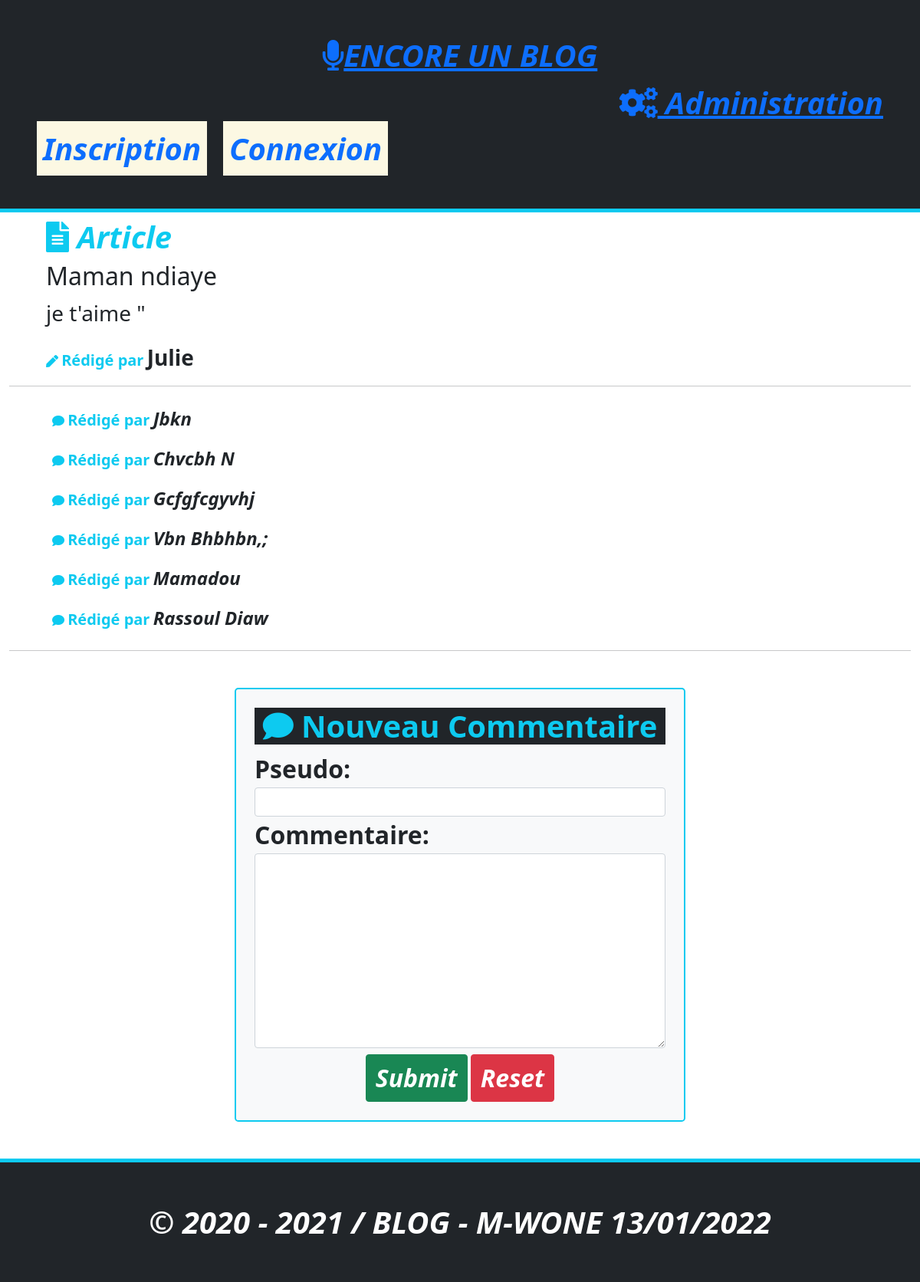
The app's page /?action=getArt&id=3 with its own data.
### tables this page shows
CREATE TABLE IF NOT EXISTS `article` (
  `id` int NOT NULL AUTO_INCREMENT,
  `titre` varchar(30) NOT NULL,
  `contenu` text NOT NULL,
  `date_creation` datetime DEFAULT NULL,
  `auteur` int NOT NULL,
  `categorie` varchar(20) NOT NULL,
  PRIMARY KEY (`id`),
  KEY `auteur` (`auteur`),
  KEY `categorie` (`categorie`)
);

CREATE TABLE IF NOT EXISTS `auteur` (
  `id` int NOT NULL AUTO_INCREMENT,
  `prenom` varchar(20) NOT NULL,
  `nom` varchar(20) NOT NULL,
  `login` varchar(15) NOT NULL,
  `mdp` varchar(60) NOT NULL,
  PRIMARY KEY (`id`)
);

CREATE TABLE IF NOT EXISTS `commentaire` (
  `id` int NOT NULL AUTO_INCREMENT,
  `pseudo` varchar(20) NOT NULL,
  `contenu` text NOT NULL,
  `date_creation` datetime DEFAULT NULL,
  `article` int NOT NULL,
  PRIMARY KEY (`id`),
  KEY `article` (`article`)
);

### index.php (called while the page is built, shortened)
<?php
include "classes/Article.php";
include "classes/Auteur.php";
include('classes/Commentaire.php');
include "modele/ModeleGenerique.php";
include "modele/ModeleArticle.php";
include "modele/ModeleAuteur.php";
include "controleur/Ctl_article.php";
$ctl_article = new Ctl_article();
$ctl_article->Url_article();

### modele/ModeleGenerique.php (called while the page is built, shortened)
<?php
    class ModeleGenerique{
        protected $pdo;
        public function __construct()
        {
            $this->pdo = new PDO("mysql:host=localhost;dbname=blog_b2", "root", "", [
                PDO::ATTR_ERRMODE => PDO::ERRMODE_EXCEPTION,
                PDO::ATTR_DEFAULT_FETCH_MODE => PDO::FETCH_ASSOC
            ]);
            $this->pdo->exec("SET NAMES utf8");
        }
        public function getOne($table, $value){
            $stmt = $this->pdo->prepare("SELECT * FROM " .$table . " WHERE id = ? ");
            $stmt->execute([$value]);
            return $stmt->fetch();
        }
    }

### modele/ModeleArticle.php (called while the page is built, shortened)
<?php
class ModeleArticle extends ModeleGenerique{
    public function getArticle($id){
        $res = $this->getOne("article" ,$id);
        extract($res);
        return new Article($id, $titre, $contenu, $auteur, $categorie);
    }
    public function getCommentaire($id){
      $stmt = $this->pdo->prepare("SELECT * FROM commentaire c, article a WHERE c.article = a.id AND c.article = ?");
      $stmt->execute([$_GET['id'] ]);
      $resultat = $stmt->fetchAll();
      $commentaires = [];
      foreach($resultat as $key => $value){
            extract($value);
             $commentaire = new Commentaire($id, $pseudo, $contenus, $article);
             $commentaires[] = $commentaire;
      }
        return $commentaires;
    }
}

### classes/Article.php (called while the page is built, shortened)
<?php
class Article{
    private $titre;
    private $contenu;
    private $auteur;
    public function setTitre($titre){$this->titre = $titre;}
    public function getTitre(){return $this->titre;}
    public function setContenu($contenu){$this->contenu = $contenu;}
    public function getContenu(){return $this->contenu;}
    public function setAuteur($auteur){$this->auteur = $auteur;}
    public function getAuteur(){return $this->auteur;}
}

### modele/ModeleAuteur.php (called while the page is built, shortened)
<?php
class ModeleAuteur extends ModeleGenerique{
    public function getAuteur($id){
        $res = $this->getOne("auteur", $id);
        extract($res);
        $auteur = new Auteur($id, $prenom, $nom, $login, $mdp);
        return $auteur;
    }
}

### classes/Auteur.php (called while the page is built, shortened)
<?php
class Auteur{
    private $prenom;
    public function setPrenom($prenom){$this->prenom  = $prenom;}
    public function getPrenom(){return $this->prenom;}
}

### classes/Commentaire.php (called while the page is built, shortened)
<?php
    class Commentaire{
        private $pseudo;
        public function setPseudo($pseudo){$this->pseudo = $pseudo;}
        public function getPseudo(){return $this->pseudo;}
    }

### vues/article.phtml (the view, shortened to what this page needs)
    <div class="mx-5">
        <h2 class="text-info fs-1 fw-bold fst-italic">
            <i class="fas fa-file-alt"></i> Article
        </h2>
        <h3 class="fs-2"> <?= $article->getTitre(); ?> </h3>
        <p class="fs-3">
            <?= $article->getContenu(); ?>
        </p>
        <div>
           <i class="fas fa-pen text-info"></i> <span class="text-info fs-5 fw-bold">Rédigé par</span> <span class="fw-bold fs-3"> <?= $mdl_auteur->getAuteur( $article->getAuteur())->getPrenom(); ?> </span>
        </div>
    </div>
    <?php if(!empty($commentaires)): ?>
    <hr>
        <?php foreach($commentaires as $key => $value): ?>
            <div class="mx-5 p-2">
                <i class="fas fa-comment text-info"></i> <span class="text-info fs-5 fw-bold">Rédigé par</span> <span class="fs-4 fw-bold fst-italic text-capitalize"><?= $value->getPseudo(); ?></span>
            </div>
        <?php endforeach; ?>
    <hr>
    <?php endif; ?>
    <div class="mx-auto mt-5 w-50 border border-2 border-info p-4 bg-light rounded-3">
          <h4 class="fs-1 fw-bold text-center text-info text-capitalize bg-dark"> <i class="fas fa-comment"></i> Nouveau commentaire</h4>
          <form action="" method="post">
               <div class="form-group">
                    <label for="" class="fs-2 fw-bold">Pseudo:</label>
                    <input type="text" name="pseudo" class="form-control">
               </div>
               <div class="form-group">
                    <label for="" class="fs-2 fw-bold">Commentaire:</label>
                    <textarea name="contenus" class="form-control" cols="30" rows="10"></textarea>
               </div>
               <div class="mt-2 text-center">
                    <input type="submit" class="btn btn-success fs-2 fw-bold fst-italic">
                    <input type="reset" class="btn btn-danger fs-2 fw-bold fst-italic">
               </div>
          </form>
     </div>
<?php $content = ob_get_clean();
        include('vues/template.phtml');

### records on screen
article: titre "Maman ndiaye", contenu "je t'aime \"", auteur.prenom "Julie"
commentaire: pseudo "Jbkn"
commentaire: pseudo "Chvcbh N"
commentaire: pseudo "Gcfgfcgyvhj"
commentaire: pseudo "Vbn Bhbhbn,;"
commentaire: pseudo "Mamadou"
commentaire: pseudo "Rassoul Diaw"
